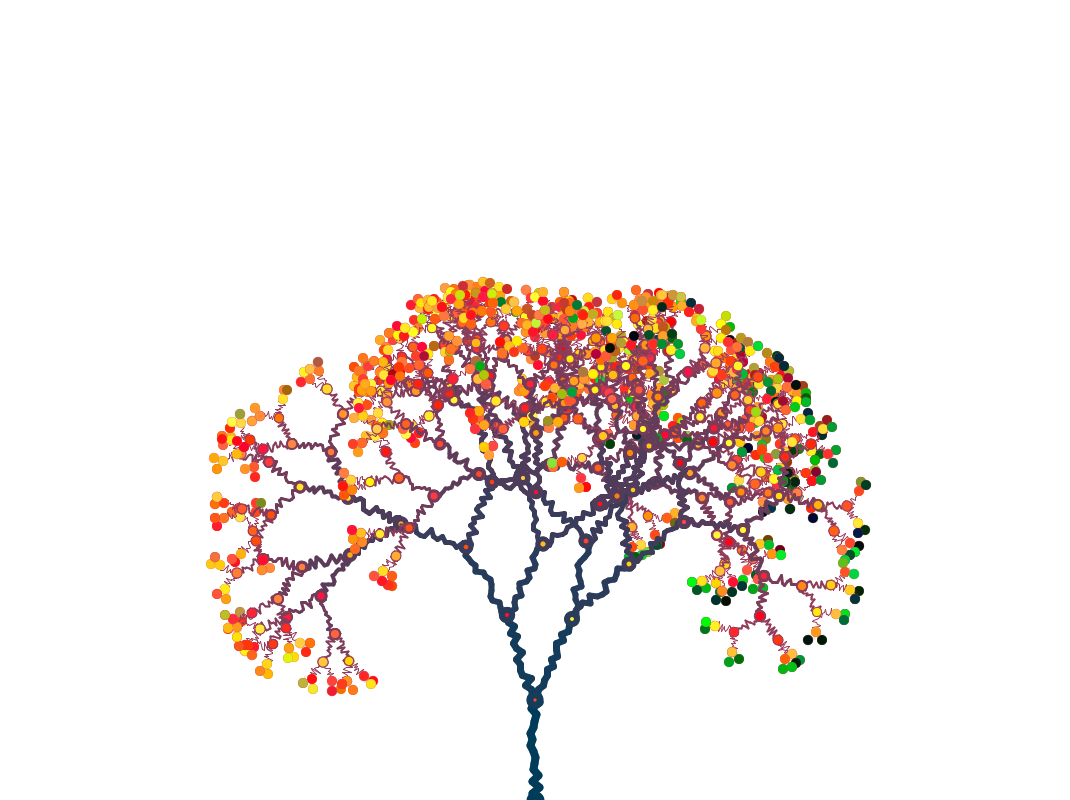
Frame 1 (no input)
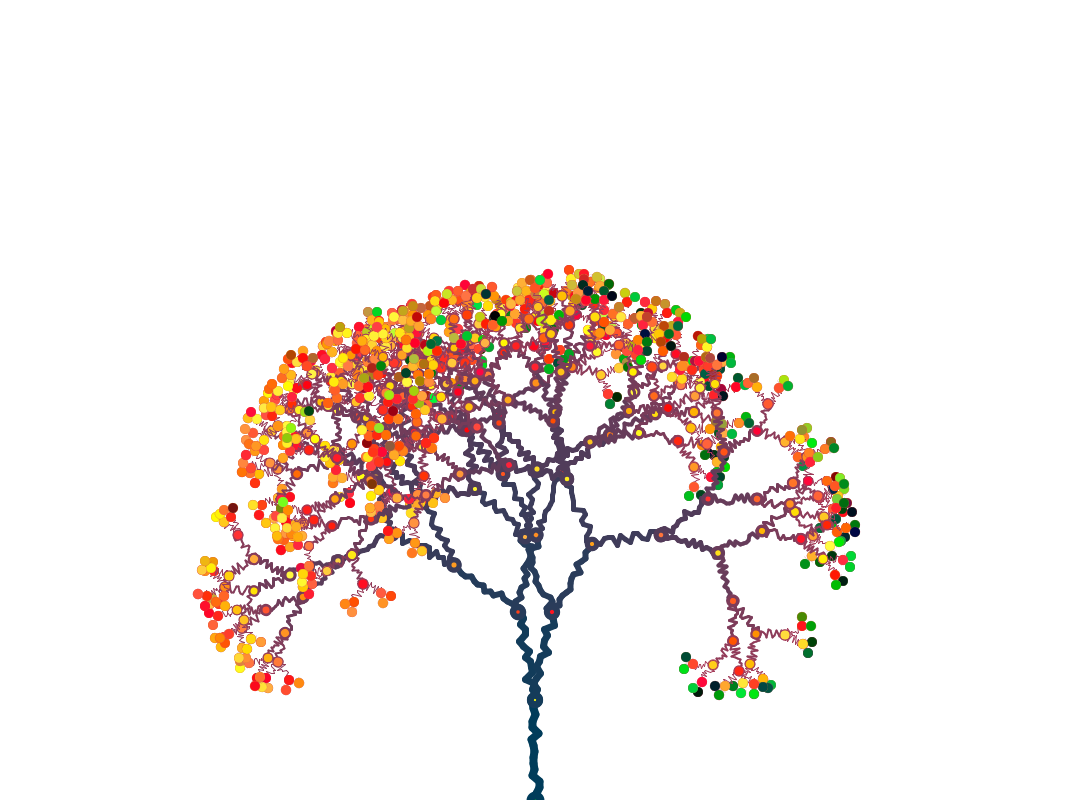
Frame 2 (the mouse pressed at the canvas centre, redrawn once)

The Processing sketch that drew these frames (run headless with seeded random() and noise(); the mouse was pressed at the canvas centre and the sketch redrawn once):

// Processing sketch: processing_96120
// ── processing_96120.pde

int step=10;

void branch(int x, int y, int length, float angle, int col)
{
  pushMatrix();
  stroke(col, 60, 90);
  translate(x, y);
  rotate(angle);
  organicLine( 0, 0, 0, length, abs(length)/12, (twistiness+ abs(length)/5));
  //rect(-length/10, 0, length/10, length); 

  if (length%2==0)
  {
    fill((200-col)*y*0.2, random(255), random(70));
    ellipse(0, 0, 10, 10);
  } 
  popMatrix();

 // println(length);

  if (length>0)

  {
    branch( int((x-sin(angle)*length)), int(y+cos(angle)*length), length-step, angle+random(0.1, 1), col+18);
    //branch(int((x-sin(angle)*length)), int(y+cos(angle)*length), length-step, angle+random(0.1, 1), col+15);
    branch(int(x-sin(angle)*length), int(y+cos(angle)*length), length-step, angle-random(0.1, 1), col+21);
  }
}



void setup()
{
  noLoop();
  size(1070, 800);
  //background(255);
  noStroke();
}



void draw()
{
  background(255);
  translate(width/2, height);
  scale(1, -1);   //invert coord

  branch(0, 0, 100, 0, 0);
}


float sect=random(10, 20);
float twistiness = 1;
void organicLine(float x1, float y1, float x2, float y2, float strokeW, float howTwisty)
{
  strokeCap(ROUND);
  strokeWeight(strokeW);

  // float numSections =sect;
  float cx = x2-x1; // change in x
  float cy = y2-y1; // change in y

  float nx1 = x1; // first x
  float ny1 = y1; // first y
  float nx2, ny2;
  for (int i =1; i <sect; i++) {
    float n =random(-1, 1);
    nx2 = x1 + i/sect * cx;
    ny2 = y1 + i/sect * cy;
    //stroke(204, 102, 0);
    line(nx1, ny1, nx2+ (n *twistiness*5), ny2);
    nx1 = nx2+ (n *twistiness*5);
    ny1 = ny2;
    if (ny2>=y2-1/sect* cy)
    {
      line(nx1, ny1, x2, y2);
    }
  }
}


void mouseMoved()
{
  if (mouseY > 0)
    twistiness = map(mouseY, 0, height, 1, 9);
  redraw();
}
